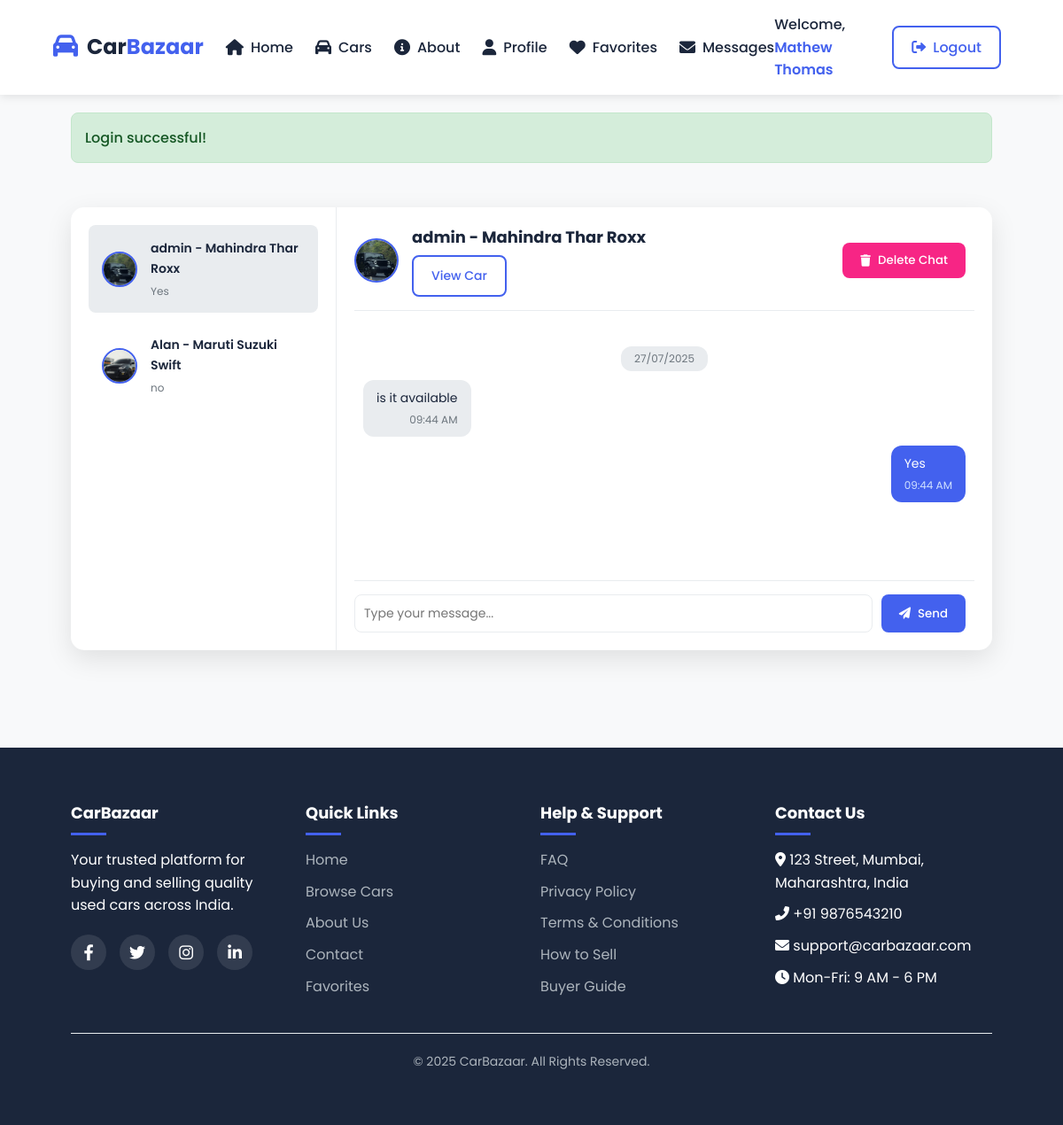
The app's page /messages.php?car_id=4&seller_id=2 (signed in) with its own data.
### tables this page shows
CREATE TABLE `users` (
  `id` int(11) NOT NULL,
  `username` varchar(50) NOT NULL,
  `password` varchar(255) NOT NULL,
  `email` varchar(100) NOT NULL,
  `phone` varchar(15) DEFAULT NULL,
  `user_type` enum('admin','seller','buyer') NOT NULL,
  `location` varchar(100) DEFAULT NULL,
  `profile_pic` varchar(255) DEFAULT NULL,
  `aadhaar_status` enum('not_submitted','pending','approved','rejected') DEFAULT 'not_submitted',
  `aadhaar_path` varchar(255) DEFAULT NULL,
  `aadhaar_rejection_reason` text DEFAULT NULL,
  `created_at` timestamp NOT NULL DEFAULT current_timestamp()
);

CREATE TABLE `cars` (
  `id` int(11) NOT NULL,
  `seller_id` int(11) NOT NULL,
  `model` varchar(100) NOT NULL,
  `brand` varchar(50) NOT NULL,
  `year` int(11) NOT NULL,
  `price` int(11) NOT NULL,
  `km_driven` int(11) NOT NULL,
  `fuel_type` enum('Petrol','Diesel','Electric','Hybrid','CNG') NOT NULL,
  `transmission` enum('Automatic','Manual') NOT NULL,
  `main_image` varchar(255) NOT NULL,
  `sub_image1` varchar(255) DEFAULT NULL,
  `sub_image2` varchar(255) DEFAULT NULL,
  `sub_image3` varchar(255) DEFAULT NULL,
  `location` varchar(100) NOT NULL,
  `ownership` enum('First','Second','Third','Other') NOT NULL,
  `insurance_status` enum('Valid','Expired','None') NOT NULL,
  `description` text DEFAULT NULL,
  `is_sold` tinyint(1) DEFAULT 0,
  `created_at` timestamp NOT NULL DEFAULT current_timestamp()
);

CREATE TABLE `messages` (
  `id` int(11) NOT NULL,
  `sender_id` int(11) NOT NULL,
  `receiver_id` int(11) NOT NULL,
  `car_id` int(11) NOT NULL,
  `message` text NOT NULL,
  `created_at` timestamp NOT NULL DEFAULT current_timestamp(),
  `is_read` tinyint(1) DEFAULT 0
);

### messages.php (the view, shortened to what this page needs)
<?php
$db_host = "localhost";
$db_user = "root";
$db_pass = "";
$db_name = "car_rental_db";
try {
    $conn = new mysqli($db_host, $db_user, $db_pass, $db_name);
} catch (Exception $e) {
    die($e->getMessage());
}
$user_id = $_SESSION['user_id'];
$chats = [];
$stmt = $conn->prepare("
    SELECT m.car_id, c.brand, c.model, c.main_image, u.id AS other_user_id, u.username AS other_username,
           (SELECT message FROM messages m2 WHERE m2.car_id = m.car_id AND ((m2.sender_id = m.sender_id AND m2.receiver_id = m.receiver_id) OR (m2.sender_id = m.receiver_id AND m2.receiver_id = m.sender_id)) ORDER BY m2.created_at DESC LIMIT 1) AS last_message,
           (SELECT COUNT(*) FROM messages m3 WHERE m3.car_id = m.car_id AND m3.receiver_id = ? AND m3.is_read = 0) AS unread_count
    FROM messages m
    JOIN cars c ON m.car_id = c.id
    JOIN users u ON (u.id = m.sender_id OR u.id = m.receiver_id) AND u.id != ?
    WHERE (m.sender_id = ? OR m.receiver_id = ?)
    GROUP BY m.car_id, u.id
    ORDER BY m.created_at DESC
");
$stmt->bind_param("iiii", $user_id, $user_id, $user_id, $user_id);
$stmt->execute();
$result = $stmt->get_result();
while ($row = $result->fetch_assoc()) {
    $chats[] = $row;
}
$selected_car_id = filter_input(INPUT_GET, 'car_id', FILTER_SANITIZE_NUMBER_INT);
$selected_seller_id = filter_input(INPUT_GET, 'seller_id', FILTER_SANITIZE_NUMBER_INT);
$other_username = '';
$car_details = null;
if ($selected_car_id && $selected_seller_id) {
    $stmt = $conn->prepare("SELECT brand, model, main_image FROM cars WHERE id = ?");
    $stmt->bind_param("i", $selected_car_id);
    $stmt->execute();
    $car_details = $stmt->get_result()->fetch_assoc();
    $stmt = $conn->prepare("SELECT username FROM users WHERE id = ?");
    $stmt->bind_param("i", $selected_seller_id);
    $stmt->execute();
    $other_username = $stmt->get_result()->fetch_assoc()['username'];
    $stmt = $conn->prepare("
        SELECT m.id, m.sender_id, m.message, m.created_at, m.is_read, u.username
        FROM messages m
        JOIN users u ON m.sender_id = u.id
        WHERE m.car_id = ? AND ((m.sender_id = ? AND m.receiver_id = ?) OR (m.sender_id = ? AND m.receiver_id = ?))
        ORDER BY m.created_at ASC
    ");
    $stmt->bind_param("iiiii", $selected_car_id, $user_id, $selected_seller_id, $selected_seller_id, $user_id);
    $stmt->execute();
    $messages = $stmt->get_result()->fetch_all(MYSQLI_ASSOC);
    $grouped_messages = [];
    foreach ($messages as $message) {
        $date = date('Y-m-d', strtotime($message['created_at']));
        $grouped_messages[$date][] = $message;
    }
}
?>
<!DOCTYPE html>
<html lang="en">
<head>
    <link rel="stylesheet" href="https://cdnjs.cloudflare.com/ajax/libs/font-awesome/6.0.0-beta3/css/all.min.css">
    <link rel="stylesheet" href="style.css">
</head>
<body>
    <header>
        <div class="container header-container">
            <a href="index.php" class="logo">
                <div class="logo-icon"><i class="fas fa-car"></i></div>
                <div class="logo-text">Car<span>Bazaar</span></div>
            </a>
            <nav>
                <ul>
                    <li><a href="index.php"><i class="fas fa-home"></i> Home</a></li>
                    <li><a href="index.php#cars"><i class="fas fa-car"></i> Cars</a></li>
                    <li><a href="index.php#about"><i class="fas fa-info-circle"></i> About</a></li>
                    <?php if (isset($_SESSION['user_id'])): ?>
                        <li><a href="profile.php"><i class="fas fa-user"></i> Profile</a></li>
                        <li><a href="favorites.php"><i class="fas fa-heart"></i> Favorites</a></li>
                        <li>
                            <a href="messages.php"><i class="fas fa-envelope"></i> Messages
                            </a>
                        </li>
                    <?php endif; ?>
                </ul>
            </nav>
            <div class="user-actions">
                <?php if (isset($_SESSION['username'])): ?>
                    <div class="user-greeting">Welcome, <span><?php echo htmlspecialchars($_SESSION['username']); ?></span></div>
                    <a href="index.php?logout" class="btn btn-outline"><i class="fas fa-sign-out-alt"></i> Logout</a>
                <?php else: ?>
                    <a href="login.php" class="btn btn-outline"><i class="fas fa-sign-in-alt"></i> Login</a>
                    <a href="register.php" class="btn btn-primary"><i class="fas fa-user-plus"></i> Register</a>
                <?php endif; ?>
            </div>
        </div>
    </header>
    <div class="container">
        <?php if (isset($_SESSION['message'])): ?>
            <div class="alert alert-success">
                <?php echo htmlspecialchars($_SESSION['message']); unset($_SESSION['message']); ?>
            </div>
        <?php endif; ?>
        <div class="messages-container">
            <div class="chat-sidebar">
                <?php if (empty($chats)): ?>
                    <p>No conversations yet.</p>
                <?php else: ?>
                    <?php foreach ($chats as $chat): ?>
                        <div class="chat-item <?php echo ($selected_car_id == $chat['car_id'] && $selected_seller_id == $chat['other_user_id']) ? 'active' : ''; ?>"
                             onclick="window.location.href='messages.php?car_id=<?php echo $chat['car_id']; ?>&seller_id=<?php echo $chat['other_user_id']; ?>'">
                            <img src="<?php echo htmlspecialchars($chat['main_image'] ?: 'Uploads/cars/default.jpg'); ?>" alt="<?php echo htmlspecialchars($chat['brand'] . ' ' . $chat['model']); ?>">
                            <div class="chat-info">
                                <h4><?php echo htmlspecialchars($chat['other_username'] . ' - ' . $chat['brand'] . ' ' . $chat['model']); ?></h4>
                                <p><?php echo htmlspecialchars($chat['last_message'] ?: 'No messages'); ?></p>
                            </div>
                        </div>
                    <?php endforeach; ?>
                <?php endif; ?>
            </div>
            <div class="chat-main">
                <?php if ($selected_car_id && $selected_seller_id && $car_details): ?>
                    <div class="chat-header">
                        <img src="<?php echo htmlspecialchars($car_details['main_image'] ?: 'Uploads/cars/default.jpg'); ?>" alt="<?php echo htmlspecialchars($car_details['brand'] . ' ' . $car_details['model']); ?>">
                        <div>
                            <h3><?php echo htmlspecialchars($other_username . ' - ' . $car_details['brand'] . ' ' . $car_details['model']); ?></h3>
                            <p><a href="view_car.php?id=<?php echo $selected_car_id; ?>" class="btn btn-outline btn-sm">View Car</a></p>
                        </div>
                        <form method="POST" class="delete-chat-btn">
                            <button type="submit" name="delete_chat" class="btn btn-danger" onclick="return confirm('Are you sure you want to delete this chat?');">
                                <i class="fas fa-trash"></i> Delete Chat
                            </button>
                        </form>
                    </div>
                    <div class="chat-messages" id="chat-messages">
                        <?php foreach ($grouped_messages as $date => $date_messages): ?>
                            <div class="date-divider"><?php echo date('d/m/Y', strtotime($date)); ?></div>
                            <?php foreach ($date_messages as $message): ?>
                                <div class="message <?php echo $message['sender_id'] == $user_id ? 'sent' : 'received'; ?>">
                                    <div class="message-content">
                                        <div class="message-text"><?php echo htmlspecialchars($message['message']); ?></div>
                                        <div class="message-time"><?php echo date('h:i A', strtotime($message['created_at'])); ?></div>
                                    </div>
                                </div>
                            <?php endforeach; ?>
                        <?php endforeach; ?>
                    </div>
                    <form method="POST" class="chat-form">
                        <input type="text" name="message" placeholder="Type your message..." required>
                        <button type="submit" name="send_message" class="btn btn-primary"><i class="fas fa-paper-plane"></i> Send</button>
                    </form>
                <?php else: ?>
                    <p class="wa">Select a conversation from the sidebar to start chatting.</p>
                <?php endif; ?>
            </div>
        </div>
    </div>
    <footer>
        <div class="container">
            <div class="footer-container">
                <div class="footer-column">
                    <h3>CarBazaar</h3>
                    <p>Your trusted platform for buying and selling quality used cars across India.</p>
                    <div class="footer-social">
                        <a href="#"><i class="fab fa-facebook-f"></i></a>
                        <a href="#"><i class="fab fa-twitter"></i></a>
                        <a href="#"><i class="fab fa-instagram"></i></a>
                        <a href="#"><i class="fab fa-linkedin-in"></i></a>
                    </div>
                </div>
                <div class="footer-column">
                    <h3>Quick Links</h3>
                    <ul>
                        <li><a href="index.php">Home</a></li>
                        <li><a href="index.php#cars">Browse Cars</a></li>
                        <li><a href="index.php#about">About Us</a></li>
                        <li><a href="index.php#contact">Contact</a></li>
                        <li><a href="favorites.php">Favorites</a></li>
                    </ul>
                </div>
                <div class="footer-column">
                    <h3>Help & Support</h3>
                    <ul>
                        <li><a href="#">FAQ</a></li>
                        <li><a href="#">Privacy Policy</a></li>
                        <li><a href="#">Terms & Conditions</a></li>
                        <li><a href="#">How to Sell</a></li>
                        <li><a href="#">Buyer Guide</a></li>
                    </ul>
                </div>
                <div class="footer-column">
                    <h3>Contact Us</h3>
                    <ul>
                        <li><i class="fas fa-map-marker-alt"></i> 123 Street, Mumbai, Maharashtra, India</li>
                        <li><i class="fas fa-phone-alt"></i> +91 9876543210</li>
                        <li><i class="fas fa-envelope"></i> support@carbazaar.com</li>
                        <li><i class="fas fa-clock"></i> Mon-Fri: 9 AM - 6 PM</li>
                    </ul>
                </div>
            </div>
            <div class="footer-bottom">
                <p>© <?php echo date('Y'); ?> CarBazaar. All Rights Reserved.</p>
            </div>
        </div>
    </footer>
</body>
</html>

### style.css (style rules this page uses)
:root { --primary: #4361ee; --secondary: #3f37c9; --accent: #4895ef; --dark: #1b263b; --light: #f8f9fa; --success: #4cc9f0; --warning: #f8961e; --danger: #f72585; --gray: #6c757d; --light-gray: #e9ecef; }
* { margin: 0; padding: 0; box-sizing: border-box; font-family: 'Poppins', sans-serif; }
body { background-color: var(--light); color: var(--dark); line-height: 1.6; scroll-behavior: smooth; }
.container { width: 90%; max-width: 1400px; margin: 0 auto; padding: 20px; }
.alert { padding: 15px; margin-bottom: 20px; border-radius: 8px; font-weight: 500; }
.alert-success { background-color: #d4edda; color: #155724; border: 1px solid #c3e6cb; }
header { background-color: white; box-shadow: 0 2px 10px rgba(0,0,0,0.1); position: sticky; top: 0; z-index: 1000; }
.header-container { display: flex; justify-content: space-between; align-items: center; padding: 15px 0; }
.logo { display: flex; align-items: center; text-decoration: none; }
.logo-icon { font-size: 28px; color: var(--primary); margin-right: 10px; }
.logo-text { font-size: 24px; font-weight: 700; color: var(--dark); }
.logo-text span { color: var(--primary); }
nav ul { display: flex; list-style: none; }
nav ul li { margin-left: 25px; }
nav ul li a { color: var(--dark); text-decoration: none; font-weight: 500; transition: color 0.3s; display: flex; align-items: center; }
nav ul li a i { margin-right: 8px; font-size: 18px; }
.user-actions { display: flex; align-items: center; }
.user-greeting { margin-right: 20px; font-weight: 500; color: var(--dark); }
.user-greeting span { color: var(--primary); font-weight: 600; }
.btn { display: inline-flex; align-items: center; justify-content: center; padding: 10px 20px; border-radius: 8px; font-weight: 500; cursor: pointer; transition: all 0.3s ease; text-decoration: none; border: none; outline: none; margin-right:10px; }
.btn i { margin-right: 8px; }
.btn-primary { background-color: var(--primary); color: white; }
.btn-outline { background-color: transparent; color: var(--primary); border: 2px solid var(--primary); }
.btn-danger { background-color: var(--danger); color: white; }
footer { background-color: var(--dark); color: white; padding: 60px 0 20px; }
.footer-container { display: grid; grid-template-columns: repeat(auto-fit, minmax(200px, 1fr)); gap: 30px; margin-bottom: 30px; }
.footer-column h3 { font-size: 20px; margin-bottom: 20px; position: relative; padding-bottom: 10px; }
.footer-column h3::after { content: ''; position: absolute; bottom: 0; left: 0; width: 40px; height: 3px; background-color: var(--primary); }
.footer-column ul { list-style: none; }
.footer-column ul li { margin-bottom: 10px; }
.footer-column ul li a { color: #adb5bd; text-decoration: none; transition: color 0.3s; }
.footer-social { display: flex; gap: 15px; margin-top: 15px; }
.footer-social a { display: flex; align-items: center; justify-content: center; width: 40px; height: 40px; border-radius: 50%; background-color: rgba(255,255,255,0.1); color: white; transition: all 0.3s; }
.footer-bottom { text-align: center; padding-top: 20px; border-top: 1px solid rgba(255,255,255,0.1); color: #adb5bd; font-size: 14px; }

### records on screen
users: shows a picture, model "admin - Mahindra Thar Roxx", last_message "Yes", username.model "admin - Mahindra Thar Roxx"
users: shows a picture, model "Alan - Maruti Suzuki Swift", last_message "no"
cars: main_image (picture)
messages: created_at "27/07/2025", message "Yes", created_at "09:44 AM"
messages: message "is it available", created_at "09:44 AM"

### other values on screen
$_SESSION['username'] "Mathew Thomas"
$_SESSION['message'] "Login successful!"
